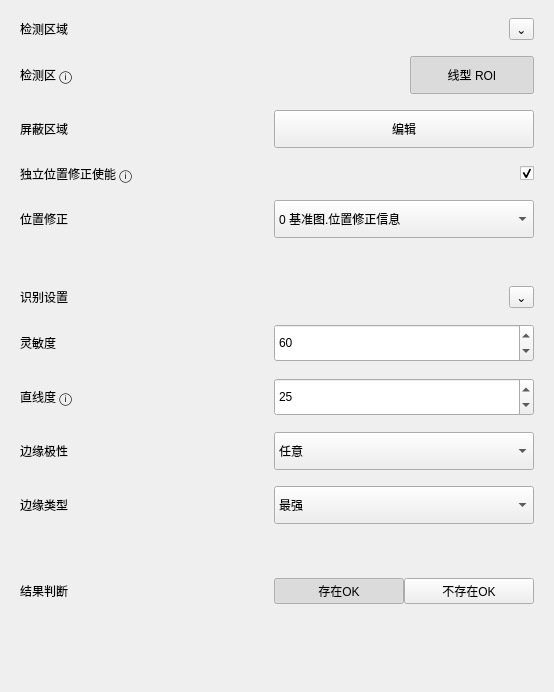
               <widget class="QWidget" name="lineAllParamsContents">
                <property name="geometry">
                 <rect>
                  <x>0</x>
                  <y>0</y>
                  <width>554</width>
                  <height>692</height>
                 </rect>
                </property>
                <layout class="QVBoxLayout" name="verticalLayout_allConfigCards">
                 <property name="spacing">
                  <number>12</number>
                 </property>
                 <property name="leftMargin">
                  <number>0</number>
                 </property>
                 <property name="topMargin">
                  <number>0</number>
                 </property>
                 <property name="rightMargin">
                  <number>0</number>
                 </property>
                 <property name="bottomMargin">
                  <number>0</number>
                 </property>
                 <item>
                  <widget class="QFrame" name="detectionAreaCard">
                   <property name="frameShape">
                    <enum>QFrame::NoFrame</enum>
                   </property>
                   <property name="panelRole" stdset="0">
                    <string>configCard</string>
                   </property>
                   <layout class="QVBoxLayout" name="verticalLayout_detectionArea">
                    <property name="spacing">
                     <number>16</number>
                    </property>
                    <property name="leftMargin">
                     <number>20</number>
                    </property>
                    <property name="topMargin">
                     <number>18</number>
                    </property>
                    <property name="rightMargin">
                     <number>20</number>
                    </property>
                    <property name="bottomMargin">
                     <number>18</number>
                    </property>
                    <item>
                     <layout class="QHBoxLayout" name="horizontalLayout_detectionHeader">
                      <property name="leftMargin">
                       <number>0</number>
                      </property>
                      <property name="topMargin">
                       <number>0</number>
                      </property>
                      <property name="rightMargin">
                       <number>0</number>
                      </property>
                      <property name="bottomMargin">
                       <number>0</number>
                      </property>
                      <item>
                       <widget class="QLabel" name="detectionAreaTitleLabel">
                        <property name="text">
                         <string>检测区域</string>
                        </property>
                        <property name="role" stdset="0">
                         <string>cardTitle</string>
                        </property>
                       </widget>
                      </item>
                      <item>
                       <spacer name="horizontalLayout_detectionHeaderSpacer">
                        <property name="orientation">
                         <enum>Qt::Horizontal</enum>
                        </property>
                        <property name="sizeHint" stdset="0">
                         <size>
                          <width>40</width>
                          <height>20</height>
                         </size>
                        </property>
                       </spacer>
                      </item>
                      <item>
                       <widget class="QToolButton" name="detectionCollapseButton">
                        <property name="text">
                         <string>⌄</string>
                        </property>
                        <property name="role" stdset="0">
                         <string>collapseCard</string>
                        </property>
                       </widget>
                      </item>
                     </layout>
                    </item>
                    <item>
                     <layout class="QHBoxLayout" name="horizontalLayout_detectionAreaEdit">
                      <property name="leftMargin">
                       <number>0</number>
                      </property>
                      <property name="topMargin">
                       <number>0</number>
                      </property>
                      <property name="rightMargin">
                       <number>0</number>
                      </property>
                      <property name="bottomMargin">
                       <number>0</number>
                      </property>
                      <item>
                       <widget class="QLabel" name="detectionAreaLabel">
                        <property name="minimumSize">
                         <size>
                          <width>150</width>
                          <height>0</height>
                         </size>
                        </property>
                        <property name="text">
                         <string>检测区 ⓘ</string>
                        </property>
                        <property name="role" stdset="0">
                         <string>rowField</string>
                        </property>
                       </widget>
                      </item>
                      <item>
                       <widget class="QToolButton" name="detectionRectButton">
                        <property name="minimumSize">
                         <size>
                          <width>124</width>
                          <height>38</height>
                         </size>
                        </property>
                        <property name="maximumSize">
                         <size>
                          <width>124</width>
                          <height>38</height>
                         </size>
                        </property>
                        <property name="toolTip">
                         <string>点击后在右侧绘制线型搜索 ROI</string>
                        </property>
                        <property name="text">
                         <string>线型 ROI</string>
                        </property>
                        <property name="checkable">
                         <bool>true</bool>
                        </property>
                        <property name="checked">
                         <bool>true</bool>
                        </property>
                        <property name="actionRole" stdset="0">
                         <string>toolbarIcon</string>
                        </property>
                       </widget>
                      </item>
                     </layout>
                    </item>
                    <item>
                     <layout class="QHBoxLayout" name="horizontalLayout_detectionMask">
                      <property name="leftMargin">
                       <number>0</number>
                      </property>
                      <property name="topMargin">
                       <number>0</number>
                      </property>
                      <property name="rightMargin">
                       <number>0</number>
                      </property>
                      <property name="bottomMargin">
                       <number>0</number>
                      </property>
                      <item>
                       <widget class="QLabel" name="detectionMaskLabel">
                        <property name="minimumSize">
                         <size>
                          <width>150</width>
                          <height>0</height>
                         </size>
                        </property>
                        <property name="text">
                         <string>屏蔽区域</string>
                        </property>
                        <property name="role" stdset="0">
                         <string>rowField</string>
                        </property>
                       </widget>
                      </item>
                      <item>
                       <widget class="QPushButton" name="detectionMaskEditButton">
                        <property name="minimumSize">
                         <size>
                          <width>260</width>
                          <height>38</height>
                         </size>
                        </property>
                        <property name="text">
                         <string>编辑</string>
                        </property>
                        <property name="actionRole" stdset="0">
                         <string>gray</string>
                        </property>
                       </widget>
                      </item>
                     </layout>
                    </item>
                    <item>
                     <layout class="QHBoxLayout" name="horizontalLayout_positionEnable">
                      <property name="leftMargin">
                       <number>0</number>
                      </property>
                      <property name="topMargin">
                       <number>0</number>
                      </property>
                      <property name="rightMargin">
                       <number>0</number>
                      </property>
                      <property name="bottomMargin">
                       <number>0</number>
                      </property>
                      <item>
                       <widget class="QLabel" name="positionEnableLabel">
                        <property name="minimumSize">
                         <size>
                          <width>260</width>
                          <height>0</height>
                         </size>
                        </property>
                        <property name="text">
                         <string>独立位置修正使能 ⓘ</string>
                        </property>
                        <property name="role" stdset="0">
                         <string>rowField</string>
                        </property>
                       </widget>
                      </item>
                      <item>
                       <spacer name="horizontalSpacer_positionEnable">
                        <property name="orientation">
                         <enum>Qt::Horizontal</enum>
                        </property>
                        <property name="sizeHint" stdset="0">
                         <size>
                          <width>40</width>
                          <height>20</height>
                         </size>
                        </property>
                       </spacer>
                      </item>
                      <item>
                       <widget class="QCheckBox" name="positionCorrectionSwitch">
                        <property name="text">
                         <string/>
                        </property>
                        <property name="checked">
                         <bool>true</bool>
                        </property>
                       </widget>
                      </item>
                     </layout>
                    </item>
                    <item>
                     <layout class="QHBoxLayout" name="horizontalLayout_positionSource">
                      <property name="leftMargin">
                       <number>0</number>
                      </property>
                      <property name="topMargin">
                       <number>0</number>
                      </property>
                      <property name="rightMargin">
                       <number>0</number>
                      </property>
                      <property name="bottomMargin">
                       <number>0</number>
                      </property>
                      <item>
                       <widget class="QLabel" name="positionSourceLabel">
                        <property name="minimumSize">
                         <size>
                          <width>150</width>
                          <height>0</height>
                         </size>
                        </property>
                        <property name="text">
                         <string>位置修正</string>
                        </property>
                        <property name="role" stdset="0">
                         <string>rowField</string>
                        </property>
                       </widget>
                      </item>
                      <item>
                       <widget class="QComboBox" name="positionCorrectionComboBox">
                        <property name="minimumSize">
                         <size>
                          <width>260</width>
                          <height>38</height>
                         </size>
                        </property>
                        <item>
                         <property name="text">
                          <string>0 基准图.位置修正信息</string>
                         </property>
                        </item>
                       </widget>
                      </item>
                     </layout>
                    </item>
                   </layout>
                  </widget>
                 </item>
                 <item>
                  <widget class="QFrame" name="recognitionSettingsCard">
                   <property name="frameShape">
                    <enum>QFrame::NoFrame</enum>
                   </property>
                   <property name="panelRole" stdset="0">
                    <string>configCard</string>
                   </property>
                   <layout class="QVBoxLayout" name="verticalLayout_recognitionSettings">
                    <property name="spacing">
                     <number>16</number>
                    </property>
                    <property name="leftMargin">
                     <number>20</number>
                    </property>
                    <property name="topMargin">
                     <number>18</number>
                    </property>
                    <property name="rightMargin">
                     <number>20</number>
                    </property>
                    <property name="bottomMargin">
                     <number>18</number>
                    </property>
                    <item>
                     <layout class="QHBoxLayout" name="horizontalLayout_recognitionHeader">
                      <property name="leftMargin">
                       <number>0</number>
                      </property>
                      <property name="topMargin">
                       <number>0</number>
                      </property>
                      <property name="rightMargin">
                       <number>0</number>
                      </property>
                      <property name="bottomMargin">
                       <number>0</number>
                      </property>
                      <item>
                       <widget class="QLabel" name="recognitionSettingsTitleLabel">
                        <property name="text">
                         <string>识别设置</string>
                        </property>
                        <property name="role" stdset="0">
                         <string>cardTitle</string>
                        </property>
                       </widget>
                      </item>
                      <item>
                       <spacer name="horizontalLayout_recognitionHeaderSpacer">
                        <property name="orientation">
                         <enum>Qt::Horizontal</enum>
                        </property>
                        <property name="sizeHint" stdset="0">
                         <size>
                          <width>40</width>
                          <height>20</height>
                         </size>
                        </property>
                       </spacer>
                      </item>
                      <item>
                       <widget class="QToolButton" name="recognitionCollapseButton">
                        <property name="text">
                         <string>⌄</string>
                        </property>
                        <property name="role" stdset="0">
                         <string>collapseCard</string>
                        </property>
                       </widget>
                      </item>
                     </layout>
                    </item>
                    <item>
                     <layout class="QHBoxLayout" name="horizontalLayout_sensitivity">
                      <property name="leftMargin">
                       <number>0</number>
                      </property>
                      <property name="topMargin">
                       <number>0</number>
                      </property>
                      <property name="rightMargin">
                       <number>0</number>
                      </property>
                      <property name="bottomMargin">
                       <number>0</number>
                      </property>
                      <item>
                       <widget class="QLabel" name="sensitivityLabel">
                        <property name="minimumSize">
                         <size>
                          <width>150</width>
                          <height>0</height>
                         </size>
                        </property>
                        <property name="text">
                         <string>灵敏度</string>
                        </property>
                        <property name="role" stdset="0">
                         <string>rowField</string>
                        </property>
                       </widget>
                      </item>
                      <item>
                       <widget class="QSpinBox" name="lineSensitivitySpinBox">
                        <property name="minimumSize">
                         <size>
                          <width>260</width>
                          <height>38</height>
                         </size>
                        </property>
                        <property name="minimum">
                         <number>0</number>
                        </property>
                        <property name="maximum">
                         <number>100</number>
                        </property>
                        <property name="value">
                         <number>60</number>
                        </property>
                       </widget>
                      </item>
                     </layout>
                    </item>
                    <item>
                     <layout class="QHBoxLayout" name="horizontalLayout_lineDegree">
                      <property name="leftMargin">
                       <number>0</number>
                      </property>
                      <property name="topMargin">
                       <number>0</number>
                      </property>
                      <property name="rightMargin">
                       <number>0</number>
                      </property>
                      <property name="bottomMargin">
                       <number>0</number>
                      </property>
                      <item>
                       <widget class="QLabel" name="lineDegreeLabel">
                        <property name="minimumSize">
                         <size>
                          <width>150</width>
                          <height>0</height>
                         </size>
                        </property>
                        <property name="text">
                         <string>直线度 ⓘ</string>
                        </property>
                        <property name="role" stdset="0">
                         <string>rowField</string>
                        </property>
                       </widget>
                      </item>
                      <item>
                       <widget class="QSpinBox" name="lineDegreeSpinBox">
                        <property name="minimumSize">
                         <size>
                          <width>260</width>
                          <height>38</height>
                         </size>
                        </property>
                        <property name="minimum">
                         <number>0</number>
                        </property>
                        <property name="maximum">
                         <number>100</number>
                        </property>
                        <property name="value">
                         <number>25</number>
                        </property>
                       </widget>
                      </item>
                     </layout>
                    </item>
                    <item>
                     <layout class="QHBoxLayout" name="horizontalLayout_edgePolarity">
                      <property name="leftMargin">
                       <number>0</number>
                      </property>
                      <property name="topMargin">
                       <number>0</number>
                      </property>
                      <property name="rightMargin">
                       <number>0</number>
                      </property>
                      <property name="bottomMargin">
                       <number>0</number>
                      </property>
                      <item>
                       <widget class="QLabel" name="edgePolarityLabel">
                        <property name="minimumSize">
                         <size>
                          <width>150</width>
                          <height>0</height>
                         </size>
                        </property>
                        <property name="text">
                         <string>边缘极性</string>
                        </property>
                        <property name="role" stdset="0">
                         <string>rowField</string>
                        </property>
                       </widget>
                      </item>
                      <item>
                       <widget class="QComboBox" name="edgePolarityComboBox">
                        <property name="minimumSize">
                         <size>
                          <width>260</width>
                          <height>38</height>
                         </size>
                        </property>
                        <property name="currentIndex">
                         <number>2</number>
                        </property>
                        <item>
                         <property name="text">
                          <string>黑到白</string>
                         </property>
                        </item>
                        <item>
                         <property name="text">
                          <string>白到黑</string>
                         </property>
                        </item>
                        <item>
                         <property name="text">
                          <string>任意</string>
                         </property>
                        </item>
                       </widget>
                      </item>
                     </layout>
                    </item>
                    <item>
                     <layout class="QHBoxLayout" name="horizontalLayout_edgeType">
                      <property name="leftMargin">
                       <number>0</number>
                      </property>
                      <property name="topMargin">
                       <number>0</number>
                      </property>
                      <property name="rightMargin">
                       <number>0</number>
                      </property>
                      <property name="bottomMargin">
                       <number>0</number>
                      </property>
                      <item>
                       <widget class="QLabel" name="edgeTypeLabel">
                        <property name="minimumSize">
                         <size>
                          <width>150</width>
                          <height>0</height>
                         </size>
                        </property>
                        <property name="text">
                         <string>边缘类型</string>
                        </property>
                        <property name="role" stdset="0">
                         <string>rowField</string>
                        </property>
                       </widget>
                      </item>
                      <item>
                       <widget class="QComboBox" name="edgeTypeComboBox">
                        <property name="minimumSize">
                         <size>
                          <width>260</width>
                          <height>38</height>
                         </size>
                        </property>
                        <item>
                         <property name="text">
                          <string>最强</string>
                         </property>
                        </item>
                        <item>
                         <property name="text">
                          <string>第一条</string>
                         </property>
                        </item>
                        <item>
                         <property name="text">
                          <string>最后一条</string>
                         </property>
                        </item>
                        <item>
                         <property name="text">
                          <string>手动选择</string>
                         </property>
                        </item>
                       </widget>
                      </item>
                     </layout>
                    </item>
                   </layout>
                  </widget>
                 </item>
                 <item>
                  <widget class="QFrame" name="resultJudgeCard">
                   <property name="frameShape">
                    <enum>QFrame::NoFrame</enum>
                   </property>
                   <property name="panelRole" stdset="0">
                    <string>configCard</string>
                   </property>
                   <layout class="QVBoxLayout" name="verticalLayout_resultJudge">
                    <property name="spacing">
                     <number>16</number>
                    </property>
                    <property name="leftMargin">
                     <number>20</number>
                    </property>
                    <property name="topMargin">
                     <number>18</number>
                    </property>
                    <property name="rightMargin">
                     <number>20</number>
                    </property>
                    <property name="bottomMargin">
                     <number>18</number>
                    </property>
                    <item>
                     <layout class="QHBoxLayout" name="horizontalLayout_resultHeader">
                      <property name="leftMargin">
                       <number>0</number>
                      </property>
                      <property name="topMargin">
                       <number>0</number>
                      </property>
                      <property name="rightMargin">
                       <number>0</number>
                      </property>
                      <property name="bottomMargin">
                       <number>0</number>
                      </property>
                      <item>
                       <widget class="QLabel" name="resultJudgeTitleLabel">
                        <property name="text">
                         <string>结果判断</string>
                        </property>
                        <property name="role" stdset="0">
                         <string>cardTitle</string>
                        </property>
                       </widget>
                      </item>
                      <item>
                       <spacer name="horizontalLayout_resultHeaderSpacer">
                        <property name="orientation">
                         <enum>Qt::Horizontal</enum>
                        </property>
                        <property name="sizeHint" stdset="0">
                         <size>
                          <width>40</width>
                          <height>20</height>
                         </size>
                        </property>
                       </spacer>
                      </item>
                      <item>
                       <widget class="QFrame" name="resultPresenceFrame">
                        <property name="minimumSize">
                         <size>
                          <width>260</width>
                          <height>38</height>
                         </size>
                        </property>
                        <property name="maximumSize">
                         <size>
                          <width>260</width>
                          <height>38</height>
                         </size>
                        </property>
                        <property name="panelRole" stdset="0">
                         <string>optionGroup</string>
                        </property>
                        <layout class="QHBoxLayout" name="horizontalLayout_resultPresenceButtons">
                         <property name="spacing">
                          <number>0</number>
                         </property>
                         <property name="leftMargin">
                          <number>0</number>
                         </property>
                         <property name="topMargin">
                          <number>0</number>
                         </property>
                         <property name="rightMargin">
                          <number>0</number>
                         </property>
                         <property name="bottomMargin">
                          <number>0</number>
                         </property>
                         <item>
                          <widget class="QPushButton" name="presentOkButton">
                           <property name="text">
                            <string>存在OK</string>
                           </property>
                           <property name="checkable">
                            <bool>true</bool>
                           </property>
                           <property name="checked">
                            <bool>true</bool>
                           </property>
                          </widget>
                         </item>
                         <item>
                          <widget class="QPushButton" name="absentOkButton">
                           <property name="text">
                            <string>不存在OK</string>
                           </property>
                           <property name="checkable">
                            <bool>true</bool>
                           </property>
                          </widget>
                         </item>
                        </layout>
                       </widget>
                      </item>
                     </layout>
                    </item>
                   </layout>
                  </widget>
                 </item>
                 <item>
                  <spacer name="verticalSpacer_configCards">
                   <property name="orientation">
                    <enum>Qt::Vertical</enum>
                   </property>
                   <property name="sizeHint" stdset="0">
                    <size>
                     <width>20</width>
                     <height>40</height>
                    </size>
                   </property>
                  </spacer>
                 </item>
                </layout>
               </widget>
